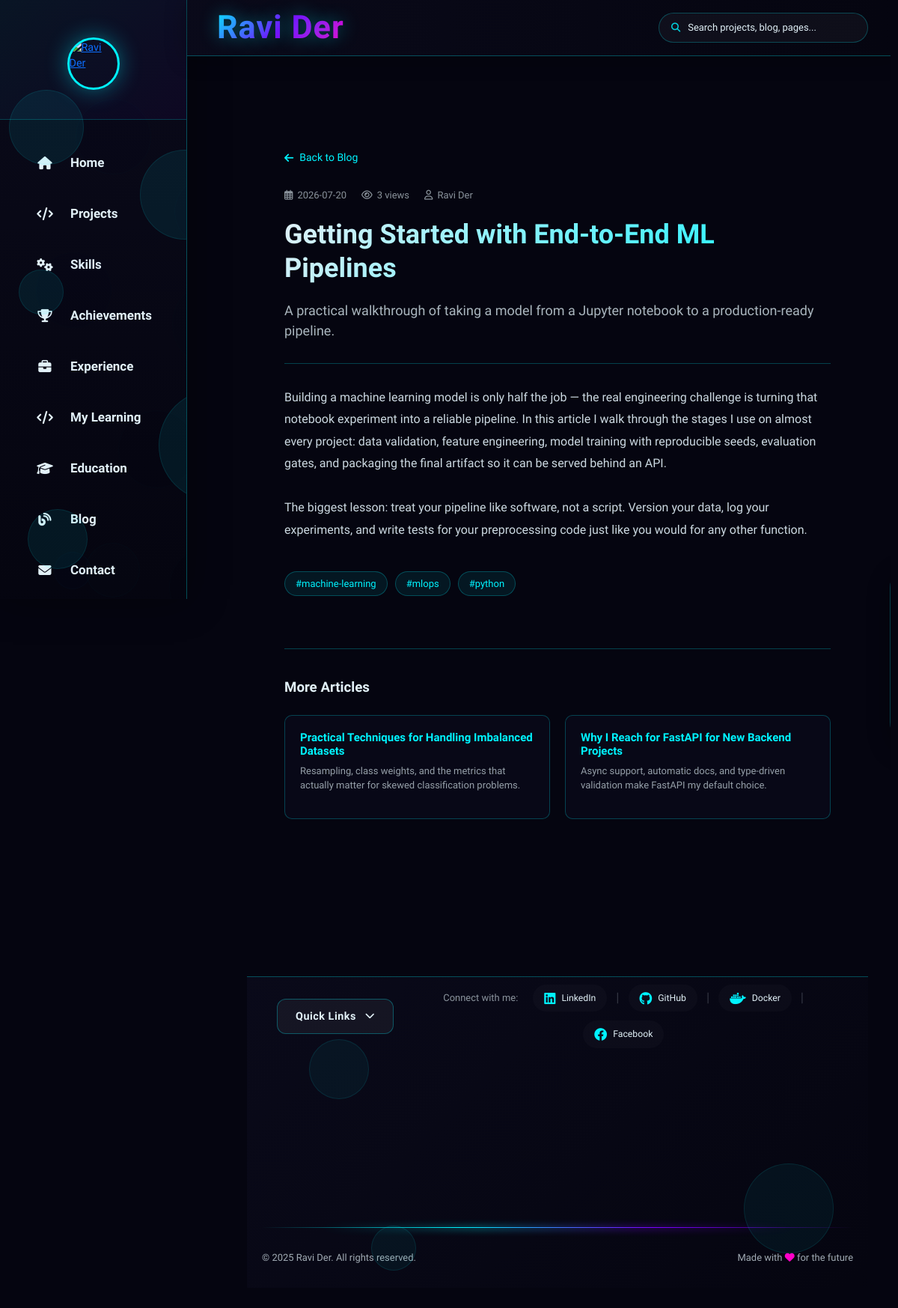
Before: /blog/getting-started-with-ml-pipelines with the older database file.
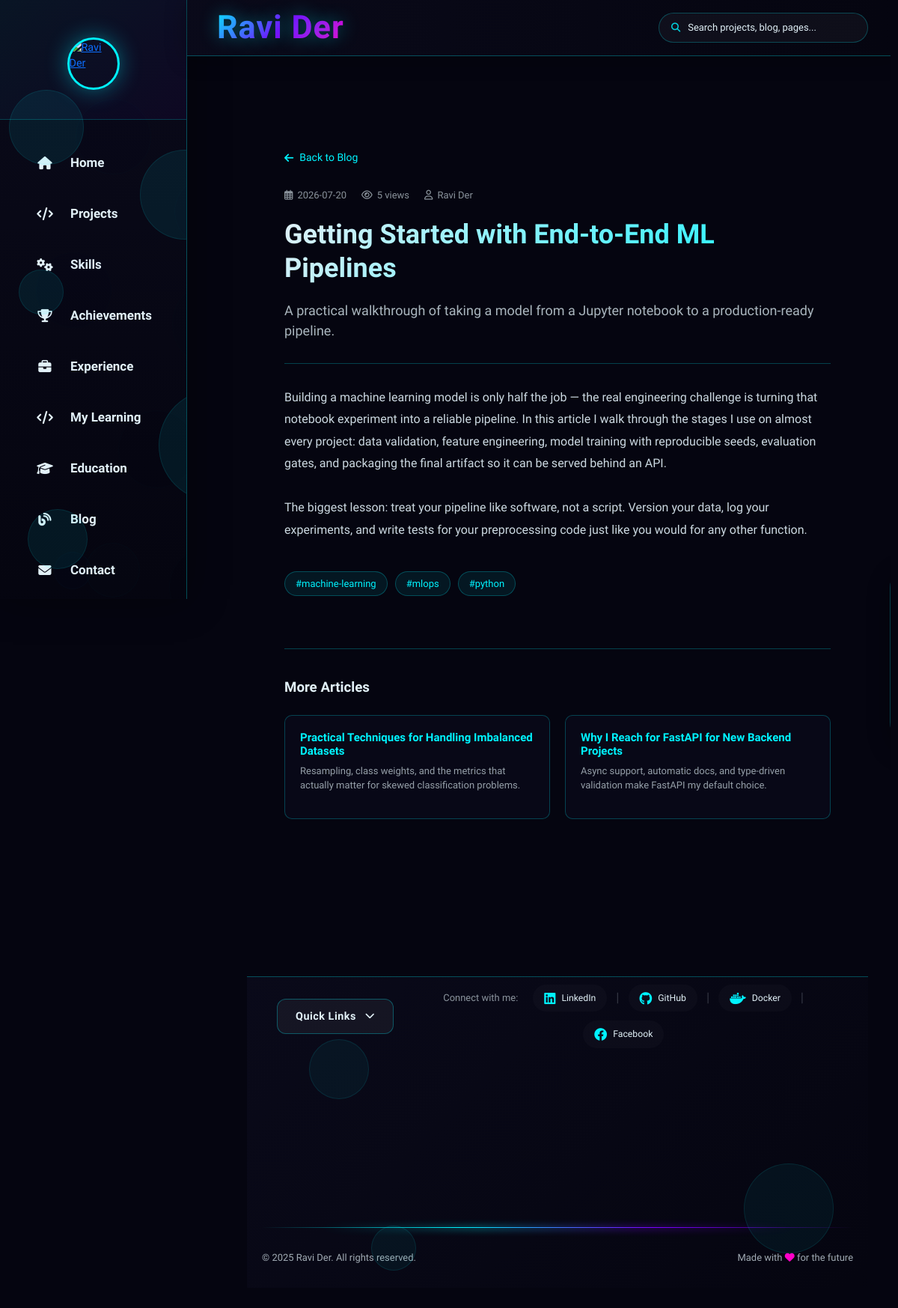
After: the same page with the newer database file.
### tables this page shows
CREATE TABLE blog_posts (
    id INTEGER PRIMARY KEY AUTOINCREMENT,
    slug TEXT UNIQUE NOT NULL,
    title TEXT NOT NULL,
    summary TEXT NOT NULL,
    content TEXT NOT NULL,
    cover_image TEXT,
    tags TEXT,
    author TEXT DEFAULT 'Ravi Der',
    published_at TEXT NOT NULL,
    views INTEGER DEFAULT 0
, status TEXT DEFAULT 'published', updated_at TIMESTAMP, display_order INTEGER DEFAULT 0);

### flask_app.py (the view)
    @app.route('/blog/<slug>')
    def blog_post(slug):
        conn = db.get_connection()
        with conn:
            conn.execute("UPDATE blog_posts SET views = views + 1 WHERE slug = ?", (slug,))
        post = conn.execute("SELECT * FROM blog_posts WHERE slug = ?", (slug,)).fetchone()
        related = conn.execute(
            "SELECT * FROM blog_posts WHERE slug != ? AND (status = 'published' OR status IS NULL) "
            "ORDER BY published_at DESC LIMIT 3", (slug,)
        ).fetchall()
        conn.close()
        if not post:
            abort(404)
        return render_template('blog_post.html', post=post, related=related)

### app/core/db.py (called while the page is built)
def get_connection():
    os.makedirs(DATA_DIR, exist_ok=True)
    conn = sqlite3.connect(DB_PATH)
    conn.row_factory = sqlite3.Row
    conn.execute("PRAGMA foreign_keys = ON")
    conn.execute("PRAGMA journal_mode = WAL")
    conn.execute("PRAGMA synchronous = NORMAL")
    return conn

def now_iso():
    return datetime.now(timezone.utc).isoformat()

### flask_app.py (called while the page is built)
@app.context_processor
def inject_seo_globals():
    return {
        "site_url": SITE_URL.rstrip('/'),
        "google_site_verification": GOOGLE_SITE_VERIFICATION,
    }

@app.after_request
def add_security_headers(response):
    response.headers["X-Content-Type-Options"] = "nosniff"
    response.headers["X-Frame-Options"] = "DENY"
    response.headers["X-XSS-Protection"] = "1; mode=block"
    response.headers["Referrer-Policy"] = "strict-origin-when-cross-origin"
    response.headers["Content-Security-Policy"] = (
        "default-src 'self'; "
        "img-src 'self' data: https:; "
        "style-src 'self' 'unsafe-inline' https:; "
        "script-src 'self' 'unsafe-inline' https:; "
        "connect-src 'self' https:; "
        "font-src 'self' https: data:;"
    )
    return response

### templates/blog_post.html (shortened to what this page needs)
{% extends 'base.html' %}
{% block extra_css %}
<link rel="stylesheet" href="https://cdnjs.cloudflare.com/ajax/libs/font-awesome/6.4.0/css/all.min.css">
{% endblock %}
{% block content %}
<section class="post-section">
    <div class="post-container">
        <a href="{{ url_for('blog') }}" class="back-to-blog">
            <i class="fas fa-arrow-left"></i> Back to Blog
        </a>
        <div class="post-meta">
            <span><i class="far fa-calendar-alt"></i> {{ post.published_at[:10] if post.published_at else '' }}</span>
            <span><i class="far fa-eye"></i> {{ post.views }} views</span>
            {% if post.author %}<span><i class="far fa-user"></i> {{ post.author }}</span>{% endif %}
        </div>
        <h1 class="post-title">{{ post.title }}</h1>
        <p class="post-summary">{{ post.summary }}</p>
        <div class="post-body">{{ post.content }}</div>
        {% if post.tags %}
        <div class="post-tags">
            {% for tag in post.tags.split(',') %}
                {% if tag.strip() %}<span class="post-tag">#{{ tag.strip() }}</span>{% endif %}
            {% endfor %}
        </div>
        {% endif %}
        {% if related %}
        <div class="related-section">
            <h3 class="related-title">More Articles</h3>
            <div class="related-grid">
                {% for r in related %}
                <a href="{{ url_for('blog_post', slug=r.slug) }}" class="related-card">
                    <h4>{{ r.title }}</h4>
                    <p>{{ r.summary }}</p>
                </a>
                {% endfor %}
            </div>
        </div>
        {% endif %}
    </div>
</section>
{% endblock %}

Changed rows visible on the page:
changed blog_posts "Getting Started with End-to-End ML Pipelines": views "3" → "5"
